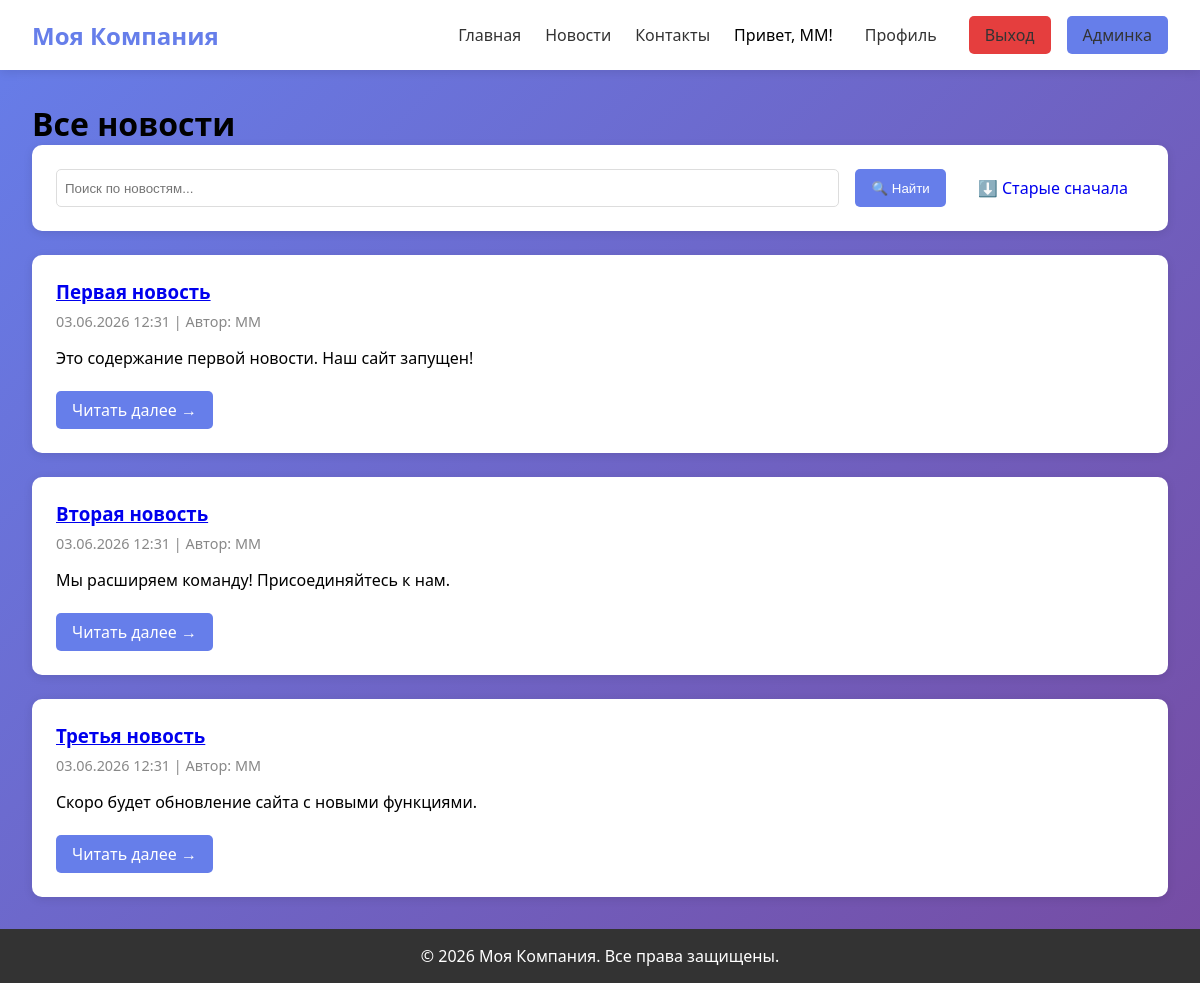
The app's page /news/?sort=asc (signed in) with its own data.
### news/models.py (models this page shows, shortened)
class News(models.Model):
    title = models.CharField('Заголовок', max_length=200)
    content = models.TextField('Содержание')
    author = models.ForeignKey(User, on_delete=models.CASCADE, verbose_name='Автор', related_name='news')
    created_date = models.DateTimeField('Дата публикации', default=timezone.now)
    image = models.ImageField('Изображение', upload_to='news_images/', blank=True, null=True)
    class Meta:
        verbose_name = 'Новость'
        verbose_name_plural = 'Новости'
        ordering = ['-created_date']

### news/views.py (the view)
# urls.py: path('news/', views.news_list, name='news_list'),
def news_list(request):
    news_list_all = News.objects.all()
    search_query = request.GET.get('search', '')
    if search_query:
        news_list_all = news_list_all.filter(
            Q(title__icontains=search_query) |
            Q(content__icontains=search_query)
        )
    sort_order = request.GET.get('sort', 'desc')
    if sort_order == 'asc':
        news_list_all = news_list_all.order_by('created_date')
    else:
        news_list_all = news_list_all.order_by('-created_date')
    paginator = Paginator(news_list_all, 5)
    page_number = request.GET.get('page')
    news_list_all = paginator.get_page(page_number)
    return render(request, 'news/news_list.html', {
        'news_list': news_list_all,
        'search_query': search_query,
        'sort_order': sort_order,
    })

### news/templates/news/news_list.html (shortened to what this page needs)
{% extends 'news/base.html' %}
{% block content %}
<h1>Все новости</h1>
<div class="card">
    <form method="get" style="display: flex; gap: 1rem; flex-wrap: wrap;">
        <input type="text" name="search" value="{{ search_query }}" placeholder="Поиск по новостям..." style="flex: 1; padding: 0.5rem; border: 1px solid #ddd; border-radius: 5px;">
        <button type="submit" class="btn btn-primary">🔍 Найти</button>
        <a href="?sort={% if sort_order == 'desc' %}asc{% else %}desc{% endif %}" class="btn">
            {% if sort_order == 'desc' %}⬆️ Новые сначала{% else %}⬇️ Старые сначала{% endif %}
        </a>
    </form>
</div>
{% for news in news_list %}
    <div class="card">
        <h3 class="news-title">
            <a href="{% url 'news_detail' news.pk %}">{{ news.title }}</a>
        </h3>
        <div class="news-meta">
            {{ news.created_date|date:"d.m.Y H:i" }} | Автор: {{ news.author.username }}
        </div>
        <p>{{ news.content|truncatewords:50 }}</p>
        <br>
        <a href="{% url 'news_detail' news.pk %}" class="btn btn-primary">Читать далее →</a>
    </div>
{% empty %}
    <div class="card">
        <p>Новостей не найдено.</p>
    </div>
{% endfor %}
{% endblock %}

### news/templates/news/base.html (shortened to what this page needs)
<!DOCTYPE html>
<html lang="ru">
<head>
</head>
<body>
    <nav>
        <div class="logo">Моя Компания</div>
        <div class="nav-links">
            <a href="{% url 'index' %}">Главная</a>
            <a href="{% url 'news_list' %}">Новости</a>
            <a href="{% url 'contacts' %}">Контакты</a>
            <div class="user-info">
                {% if user.is_authenticated %}
                    <span>Привет, {{ user.username }}!</span>
                    <a href="{% url 'profile' %}" class="btn">Профиль</a>
                    <a href="{% url 'logout' %}" class="btn btn-danger">Выход</a>
                    {% if user.is_staff %}
                        <a href="/admin/" class="btn btn-primary">Админка</a>
                    {% endif %}
                {% else %}
                    <a href="{% url 'login' %}" class="btn">Вход</a>
                    <a href="{% url 'register' %}" class="btn btn-primary">Регистрация</a>
                {% endif %}
            </div>
        </div>
    </nav>
    <div class="container">
        {% block content %}
        {% endblock %}
    </div>
    <footer>
        <p>&copy; 2026 Моя Компания. Все права защищены.</p>
    </footer>
</body>
</html>

### news/templates/news/base.html (style rules this page uses)
* { margin: 0; padding: 0; box-sizing: border-box; }
body { font-family: 'Segoe UI', Tahoma, Geneva, Verdana, sans-serif; background: linear-gradient(135deg, #667eea 0%, #764ba2 100%); min-height: 100vh; }
nav { background: white; box-shadow: 0 2px 10px rgba(0,0,0,0.1); padding: 1rem 2rem; display: flex; justify-content: space-between; align-items: center; flex-wrap: wrap; }
.logo { font-size: 1.5rem; font-weight: bold; color: #667eea; }
.nav-links { display: flex; gap: 1.5rem; align-items: center; flex-wrap: wrap; }
.nav-links a { text-decoration: none; color: #333; transition: color 0.3s; }
.user-info { display: flex; gap: 1rem; align-items: center; }
.btn { padding: 0.5rem 1rem; border: none; border-radius: 5px; cursor: pointer; text-decoration: none; display: inline-block; transition: all 0.3s; }
.btn-primary { background: #667eea; color: white; }
.btn-danger { background: #e53e3e; color: white; }
.container { max-width: 1200px; margin: 2rem auto; padding: 0 2rem; }
.card { background: white; border-radius: 10px; padding: 1.5rem; margin-bottom: 1.5rem; box-shadow: 0 2px 10px rgba(0,0,0,0.1); }
.news-title { color: #667eea; margin-bottom: 0.5rem; }
.news-meta { color: #888; font-size: 0.9rem; margin-bottom: 1rem; }
footer { background: #333; color: white; text-align: center; padding: 1rem; margin-top: 2rem; }

### records on screen
News: title "Первая новость", created_date "03.06.2026 12:31", author.username "MM", content "Это содержание первой новости. Наш сайт запущен!"
News: title "Вторая новость", created_date "03.06.2026 12:31", author.username "MM", content "Мы расширяем команду! Присоединяйтесь к нам."
News: title "Третья новость", created_date "03.06.2026 12:31", author.username "MM", content "Скоро будет обновление сайта с новыми функциями."

### other values on screen
{{ user.username }} "MM"
